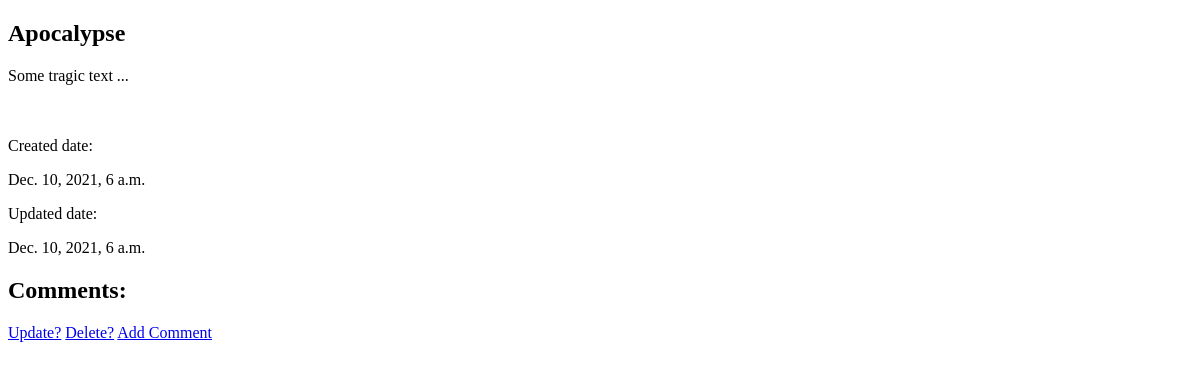
Page /posts/1/ on the earlier database version.
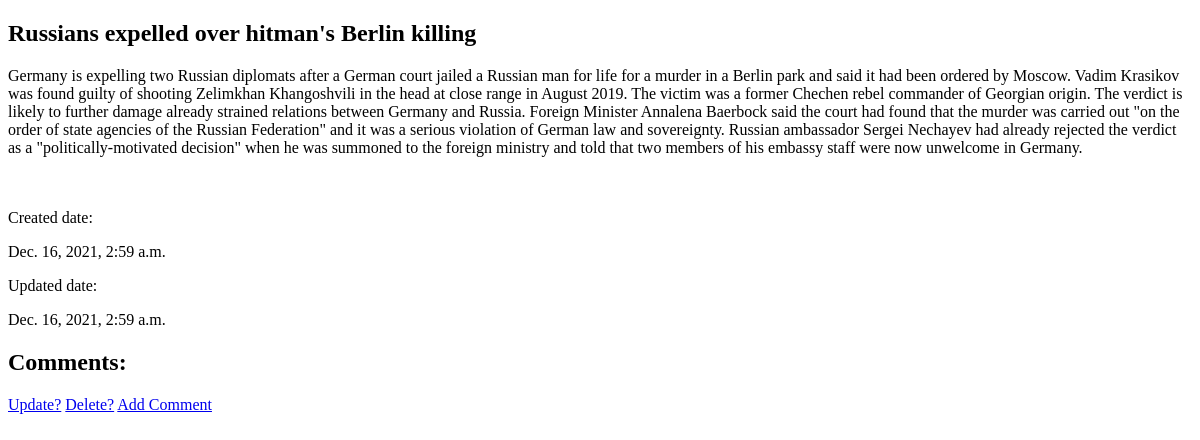
Same page on the later database version.
### blog/models.py (models this page shows, shortened)
class Post(models.Model):
    title = models.CharField(max_length=100)
    description = models.TextField()
    created_date = models.DateTimeField(auto_now_add=True)
    updated_date = models.DateTimeField(auto_now=True)
    image = models.ImageField(upload_to='blog')

### blog/views.py (the view)
# urls.py: path('posts/<int:id>/', views.PostDetailView.as_view(), name='post_detail_view'),
class PostDetailView(generic.DetailView):
    template_name = 'blog/post_detail.html'
    def get_object(self, **kwargs):
        post_id = self.kwargs.get('id')
        return get_object_or_404(models.Post, id=post_id)

### templates/blog/post_detail.html (shortened to what this page needs)
<!DOCTYPE html>
<html lang="en">
<head>
</head>
<body>
<div>
    <h2>{{ object.title }}</h2>
    <p>{{ object.description }}</p>
    <br><br>
    Created date:<p>{{ object.created_date }}</p>
    Updated date:<p>{{ object.updated_date }}</p>
</div>
<div>
    <h2>Comments: </h2>
    <a href="/posts/{{object.id}}/update/">Update?</a>
    <a href="/posts/{{object.id}}/delete/">Delete?</a>
    <a href="/add-comment/">Add Comment</a>
</div>
</body>
</html>

Differences in the rows shown:
changed Post: title "Apocalypse" → "Russians expelled over hitman's Berlin killing"; description "Some tragic text ..." → "Germany is expelling two Russian diplomats after a German court jailed a Russian man for life for a murder in a Berlin park and said it had been ordered by Moscow. Vadim Krasikov was found guilty of shooting Zelimkhan Khangoshvili in the head at close range in August 2019. The victim was a former Chechen rebel commander of Georgian origin. The verdict is likely to further damage already strained relations between Germany and Russia. Foreign Minister Annalena Baerbock said the court had found that the murder was carried out \"on the order of state agencies of the Russian Federation\" and it was a serious violation of German law and sovereignty. Russian ambassador Sergei Nechayev had already…"; created_date "Dec. 10, 2021, 6 a.m." → "Dec. 16, 2021, 2:59 a.m."; updated_date "Dec. 10, 2021, 6 a.m." → "Dec. 16, 2021, 2:59 a.m."
